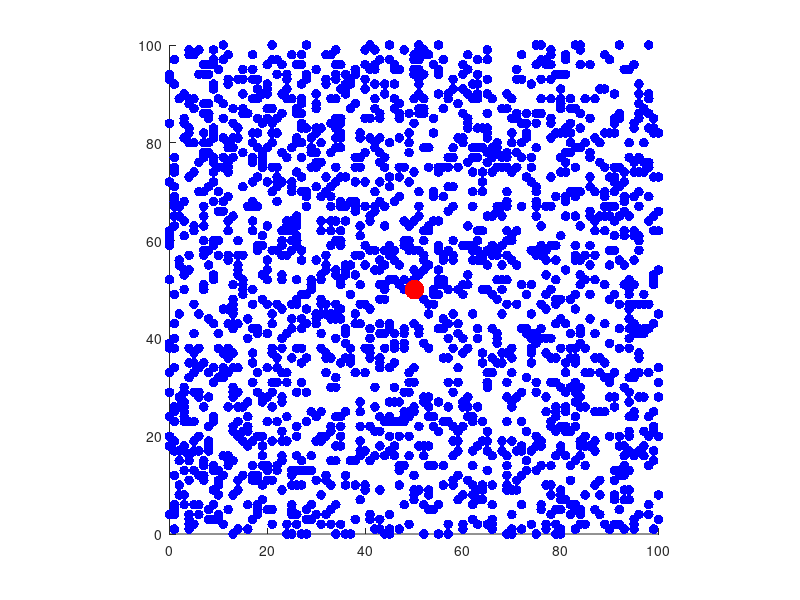

Recreate this plot in MATLAB. (Note: this script raises an error after producing the figure.)
% simulate membrane dynamics
% initialize variables

num_lipids = 2000;
num_steps = 2000;
colors = repmat([0, 0, 1], num_lipids, 1);
focal_size = 2;

interaction_vectors = zeros(num_lipids,2);
speed = zeros(num_steps, 1);
avg_speed = NaN(num_steps,1);
interaction = NaN(num_steps,1);
distance_traveled = NaN(num_steps,1);
max_distance = NaN(num_steps,1);

friction_coefficient = 0;

% create matrix for particle of interest 
% store current and previous position

focal_pos = zeros(1,4);

% create matrix for lipids
% store current and previous position
pos_lipids = zeros(num_lipids,4);

% initialize positions of particle of interest and lipids

focal_pos(1,1:2) = [50 50];
focal_pos(1,3:4) = focal_pos(1,1:2) + randi([-100 100], 1,2)/1000;

focal_pos_init = focal_pos(1,1:2);

for i = 1:num_lipids
    pos_lipids(i, 1:2) = randi([0 100], 1,2);
    pos_lipids(i, 3:4) = pos_lipids(i, 1:2);
end
% set up graphs

figure;
hold on;
lipid_scatter = scatter(pos_lipids(:,3), pos_lipids(:,4), 50, colors, 'filled');
focal_scatter = scatter(focal_pos(:,3), focal_pos(:,4), focal_size, 'red', 'filled');
theta = linspace(0, 2*pi, 100); 
circle_x = focal_size * cos(theta) + focal_pos(1,3);
circle_y = focal_size * sin(theta) + focal_pos(1,4);
circle_plot = fill(circle_x, circle_y, [1, 0, 0], 'EdgeColor', 'none');
xlim([0 100]);
ylim([0 100]);
axis equal
hold off;

figure
layout = tiledlayout(2,2);
nexttile
hold on;
xlabel('time')
ylabel('Average Speed (distance traveled per simulation time step)')
xlim([0 num_steps])
ylim([0 1])
speed_plot = plot(avg_speed,'b', 'LineWidth',2);
hold off;

nexttile
hold on;
xlabel('time')
ylabel('Number of interaction_vectors')
interaction_plot = plot(interaction);
hold on;
%avg_interaction_plot = plot(avg_interaction_vectors);
hold off;

nexttile
hold on;
title('max distance traveled')
xlabel('time')
ylabel('max distance traveled')
distance_plot = plot(max_distance);
hold off;

% simulate movement

focal_pos_minus_100 = focal_pos(1,3:4);
for i = 1:num_steps
    friction_lipids = [0 0];
    for j = 1:num_lipids
        lipid_movement = pos_lipids(j,3:4) - pos_lipids(j,1:2);
        pos_lipids(j, 1:2) = pos_lipids(j, 3:4); %store previous position
        pos_lipids(j, 3:4) = pos_lipids(j, 1:2) + 0.5*lipid_movement + randi([-100 100], 1,2)/300;
        pos_lipids(j,:) = max(min(pos_lipids(j,:), 100), 1);
    end
    % movement of focal particle
    % check for touching lipids
    num_interactions = 0;
    for k = 1:num_lipids
        distance = norm(pos_lipids(k,3:4) - focal_pos(1,3:4));
        lipid_direction = pos_lipids(k, 3:4) - pos_lipids(k,1:2);
        focal_direction = (focal_pos(1,3:4) - focal_pos(1,1:2));
        cos_theta = dot(lipid_direction, focal_direction)/(norm(lipid_direction)*norm(focal_direction));
        angle = acosd(cos_theta);
        if angle < 90 % exclude lipids that are in radius of interaction but wouldn't realistically apply force
            if distance <= focal_size + 1 && distance >= focal_size - 1
                colors(k,:) = [0, 1, 0];
                interaction_vectors(k, 1:2) = pos_lipids(k,3:4) - pos_lipids(k,1:2);
                num_interactions = num_interactions + 1;
            else
                interaction_vectors(k,:) = [0 0];
                colors(k,:) = [0, 0, 1];
            end
        end
        
    end
    for l = 1:num_lipids
    distance = norm(pos_lipids(l,3:4) - focal_pos(1,3:4));
    if distance <= focal_size + 1 && distance >= focal_size - 1
            focal_lipid_vector = focal_pos(1,3:4) - pos_lipids(l,3:4);
            focal_lipid_angle = acosd(dot(focal_lipid_vector, focal_direction)/(norm(focal_lipid_vector)*norm(focal_direction)));
            if focal_lipid_angle <= 90
                friction_lipids = [friction_lipids; pos_lipids(l,3:4)];
            end
    end
    end
    %move focal particle based on lipid movement
    force = -sum(interaction_vectors);
    direction = (focal_pos(1,3:4) - focal_pos(1,1:2));
    direction = direction/norm(direction);
    for xy = 3:4
            if focal_pos(1,xy) <= 1 || focal_pos(1,xy) >= 100
                direction = -direction;
            end
    end
    focal_pos(1,1:2) = focal_pos(1,3:4);
    friction_coefficient = 1/size(friction_lipids,1);
    friction_coefficient = friction_coefficient - 1;
    %focal_pos(1,3:4) = focal_pos(1,1:2) + (0.1*force + 0.2*direction) + friction_coefficient*(0.1* force + 0.2*direction);
    focal_pos(1,3:4) = focal_pos(1,1:2) + (0.2*force + 0.2*direction)/size(friction_lipids,1);
    speed(i,1) = norm(focal_pos(1,3:4) - focal_pos(1,1:2));
    % if mod(i-1, 100) == 0 % update speed after 100 steps (vibration and more constant movement treated differently)
    %     distance_traveled_in100 = focal_pos(1,3:4) - focal_pos_minus_100;
    %     speed(i:i+99,1) = repmat(norm(distance_traveled_in100)/100,100,1);
    %     focal_pos_minus_100 = focal_pos(1,3:4);
    % end
    avg_speed(i,1) = sum(speed(1:i,1))/i;
    distance_traveled(i,1) = norm(focal_pos(1,3:4) - focal_pos_init);
    max_distance(i,1) = max(distance_traveled);
    interaction(i,1) = num_interactions;
    set(lipid_scatter, 'XData', pos_lipids(:,3), 'YData', pos_lipids(:,4), 'CData', colors)
    set(focal_scatter, 'XData', focal_pos(1,3), 'YData', focal_pos(1,4))
    circle_x = focal_size * cos(theta) + focal_pos(1,3);
    circle_y = focal_size * sin(theta) + focal_pos(1,4);
    set(circle_plot, 'XData', circle_x, 'YData', circle_y);
    set(interaction_plot, 'YData', interaction)
    set(speed_plot, 'YData', avg_speed)
    set(distance_plot, 'YData', max_distance)
    drawnow;
end
